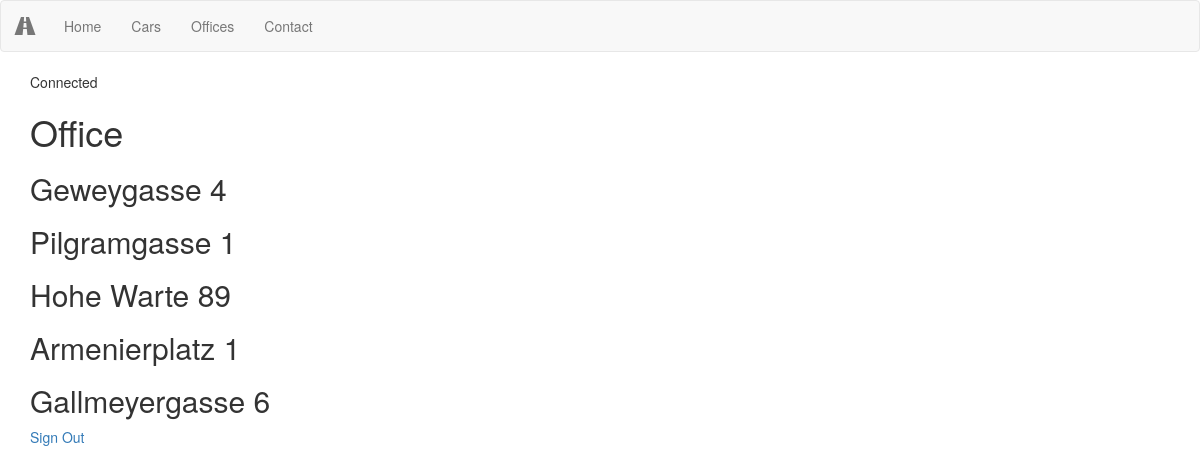
Screenshot of /office.php (signed in) with the database file from the repository.
### tables this page shows
CREATE TABLE `office` (
  `office_id` int(11) NOT NULL,
  `office_city` varchar(55) DEFAULT NULL,
  `fk_cars_id` int(11) DEFAULT NULL,
  `carnumber` int(11) DEFAULT NULL
);

### office.php (the view, shortened to what this page needs)
<!DOCTYPE html>
<html>
<head>
<link rel="stylesheet" href="https://maxcdn.bootstrapcdn.com/bootstrap/3.3.7/css/bootstrap.min.css">
<link rel="stylesheet" href="css/style.css">
</head>
<body>
  <nav class="navbar navbar-default">
    <div class="container-fluid">
      <div class="navbar-header">
        <a class="navbar-brand" href="home.php"><span class="glyphicon glyphicon-road"></span></a>
      </div>
      <ul class="nav navbar-nav">
        <li><a href="home.php">Home</a></li>
        <li><a href="cars.php">Cars</a></li>
        <li><a href="office.php">Offices</a></li>
        <li><a href="contact.php">Contact</a></li>
      </ul>
    </div>
  </nav>
        <?php
        $servername = "localhost";
        $username = "root";
        $password = "";
        $database = "cr11_erik_djamgarian_php_car_rental";
        $conn = mysqli_connect($servername, $username, $password, $database);
        echo "<div class='container'>Connected</div>";
        $sql = "SELECT office_city FROM office ";
        $result = mysqli_query($conn, $sql);
        if ($result->num_rows > 0) {
            echo "<div class='abs container'>
          <h1>
            <th>Office</th>
          </h1>";
            while($row = $result->fetch_assoc()) {
                echo "<div>" . "<h2>" . $row["office_city"] . "</h2>" . "</div>";
            }
            echo "</div>";
        } else {
            echo "0 results";
        }
        ?>
        <div class="container">
              <a  href="logout.php?logout">Sign Out</a>
            </div>
</body>
</html>

### rows the page displays
office: office_city "Geweygasse 4"
office: office_city "Pilgramgasse 1"
office: office_city "Hohe Warte 89"
office: office_city "Armenierplatz 1"
office: office_city "Gallmeyergasse 6"
